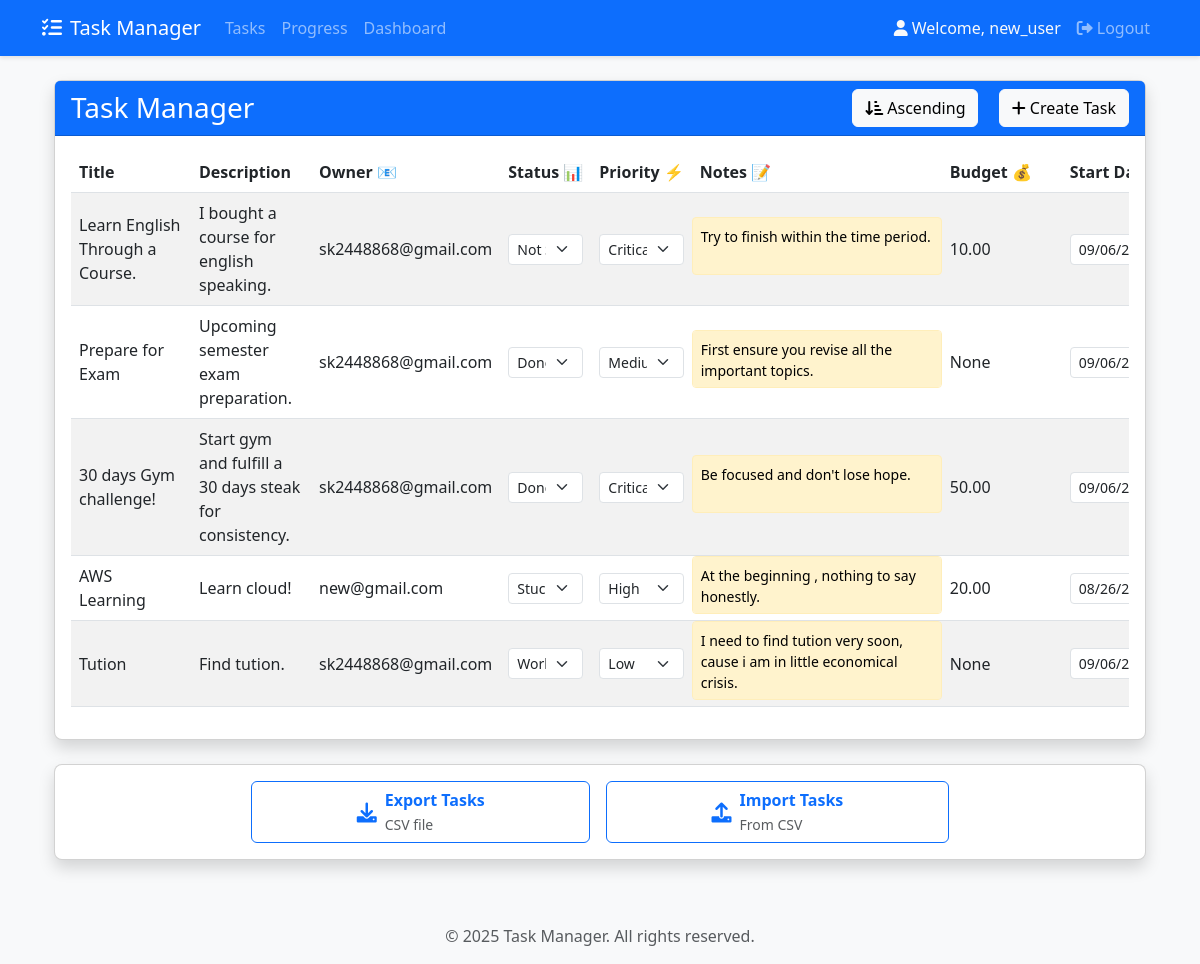
The page /tasks/ (signed in) on the database as committed earlier.
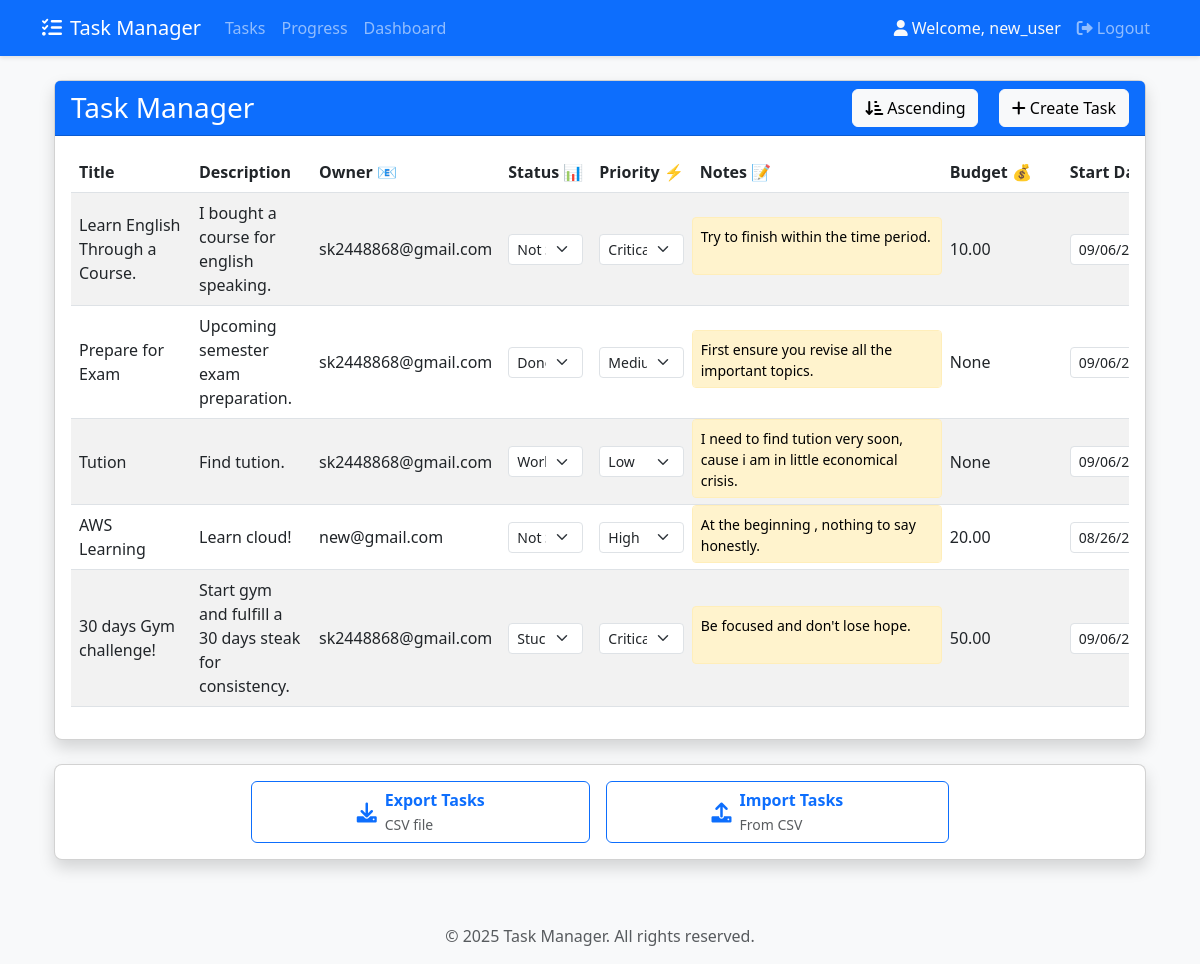
The same page on the database as committed later.
### tasks/models.py (models this page shows, shortened)
class Task(models.Model):
    STATUS_CHOICES = [
        ('not_started', 'Not Started'),
        ('working', 'Working on it'),
        ('stuck', 'Stuck'),
        ('done', 'Done')
    ]
    PRIORITY_CHOICES = [
        ('critical', 'Critical'),
        ('high', 'High'),
        ('medium', 'Medium'),
        ('low', 'Low')
    ]
    title = models.CharField(max_length=255)
    description = models.TextField()
    owner = models.EmailField()  # Assign tasks via email
    user = models.ForeignKey(User, on_delete=models.CASCADE, related_name='user_tasks')  # Link task to user
    status = models.CharField(max_length=20, choices=STATUS_CHOICES, default='not_started')
    priority = models.CharField(max_length=10, choices=PRIORITY_CHOICES, default='medium')
    notes = models.TextField(blank=True, null=True)
    budget = models.DecimalField(max_digits=10, decimal_places=2, blank=True, null=True)
    start_date = models.DateField()
    end_date = models.DateField()
    last_updated = models.DateTimeField(auto_now=True)
    class Meta:
        ordering = ['-last_updated']

### tasks/views.py (the view)
# urls.py: path('tasks/', views.task_list, name='task_list'),
@login_required
def task_list(request):
    sort_order = request.GET.get('sort_order', 'asc')
    print(f"Sort order: {sort_order}")
    tasks_queryset = Task.objects.filter(user=request.user)
    if sort_order not in ['asc', 'desc']:
        print(f"Invalid sort_order: {sort_order}, defaulting to 'asc'")
        sort_order = 'asc'
    if sort_order == 'desc':
        tasks_queryset = tasks_queryset.order_by('-last_updated')
    else:
        tasks_queryset = tasks_queryset.order_by('last_updated')
    tasks = list(tasks_queryset.values())
    print(f"Found {len(tasks)} tasks for user {request.user.username} after sorting")
    context = {
        'tasks': tasks,
        'status_choices': Task.STATUS_CHOICES,
        'priority_choices': Task.PRIORITY_CHOICES,
        'current_order': sort_order
    }
    return render(request, 'tasks/task_list.html', context)

### tasks/templates/tasks/task_list.html (shortened to what the changed rows need)
{% extends "base.html" %}
{% block content %}
<div class="container-fluid mt-4">
    <div class="card shadow">
        <div class="card-body">
            <div class="table-responsive">
                <table class="table table-hover table-striped" id="taskTable">
                    <thead class="thead-dark">
                        <tr>
                            <th scope="col">Title</th>
                            <th scope="col">Description</th>
                            <th scope="col">Owner 📧</th>
                            <th scope="col">Status 📊</th>
                            <th scope="col">Priority ⚡</th>
                            <th scope="col">Notes 📝</th>
                            <th scope="col">Budget 💰</th>
                            <th scope="col">Start Date 📅</th>
                        </tr>
                    </thead>
                    <tbody>
                        {% for task in tasks %}
                        <tr data-task-id="{{ task.id }}" class="align-middle">
                            <td contenteditable="true" class="editable" data-field="title">{{ task.title }}</td>
                            <td contenteditable="true" class="editable" data-field="description">{{ task.description }}</td>
                            <td contenteditable="true" class="editable" data-field="owner">{{ task.owner }}</td>
                            <td>
                                <select class="form-select form-select-sm status-select" data-field="status">
                                    {% for value, label in status_choices %}
                                    <option value="{{ value }}" {% if task.status == value %}selected{% endif %}>{{ label }}</option>
                                    {% endfor %}
                                </select>
                            </td>
                            <td>
                                <select class="form-select form-select-sm priority-select" data-field="priority">
                                    {% for value, label in priority_choices %}
                                    <option value="{{ value }}" {% if task.priority == value %}selected{% endif %}>{{ label }}</option>
                                    {% endfor %}
                                </select>
                            </td>
                            <td class="notes-cell">
                                <textarea class="notes-content editable" data-field="notes">{{ task.notes }}</textarea>
                            </td>
                            <td contenteditable="true" class="editable" data-field="budget">{{ task.budget }}</td>
                            <td><input type="date" class="form-control form-control-sm date-input" data-field="start_date" value="{{ task.start_date|date:'Y-m-d' }}"></td>
                        </tr>
                        {% endfor %}
                    </tbody>
                </table>
            </div>
        </div>
    </div>
</div>
<link href="https://cdnjs.cloudflare.com/ajax/libs/font-awesome/6.0.0/css/all.min.css" rel="stylesheet">
{% endblock %}

Rows that differ between the two databases and show on the page:
shown differently, row unchanged: Task "Tution": moves up the list
changed Task "AWS Learning": status "Stuck" → "Not Started"; moves down the list
changed Task "Be focused and don't lose hope.": status "Done" → "Stuck"
